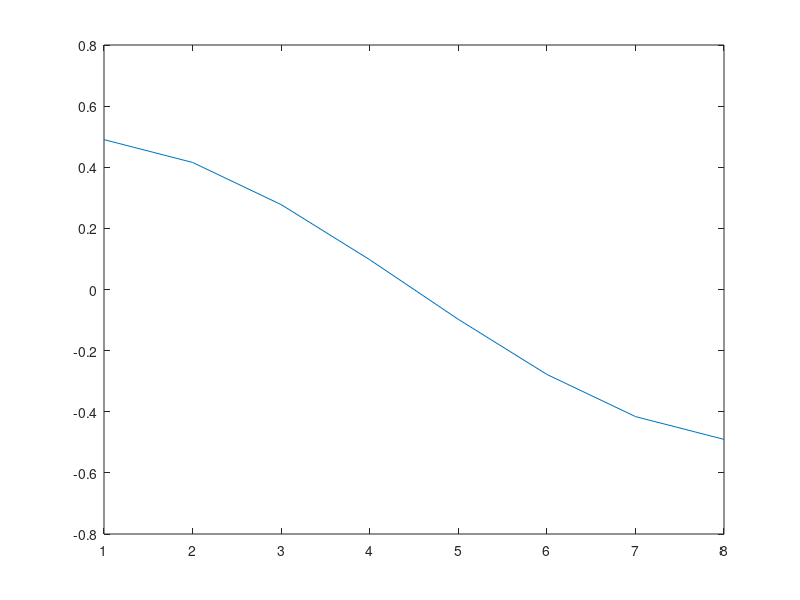
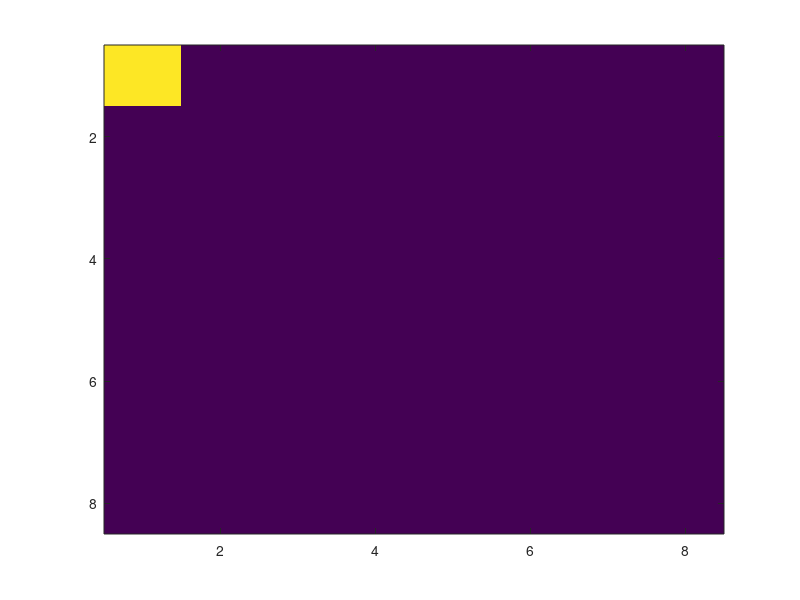
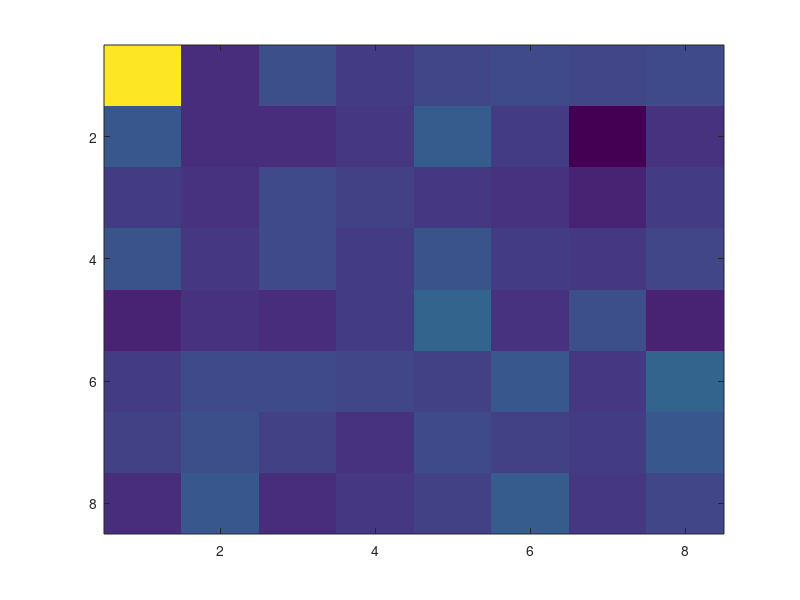

Recreate these plots in MATLAB, in order. (Note: this script raises an error after producing the figures.)
clc,clear;close all;
f= ones(8,8)*100;
U=dctmtx(8);
figure;plot(U(2,:));
result=U*f*U';
figure;imagesc(result);
f1=rand(8,8)*255;

result=U*f1*U';
figure;imagesc(result);


f=imread('Compression/input.png');
final=zeros(size(f,1),size(f,2));
for r=1:8:size(f,1)
    for c=1:8:size(f,2)
        if((r+7)<=size(f,1)&& (c+7)<=size(f,2))
            temp=double(f(r:r+7,c:c+7));
            result=U*temp*U';
            final(r:r+7,c:c+7)=result;
        end
    end
end
figure;imagesc(final);


